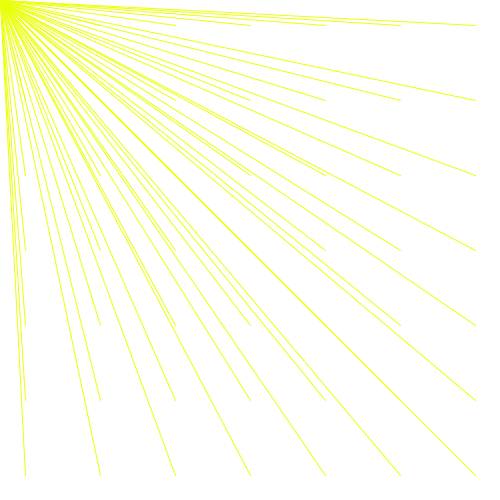
Frame 1 (no input)
Frame 60 (the mouse pressed at the canvas centre just before this capture): identical to frame 1, image omitted
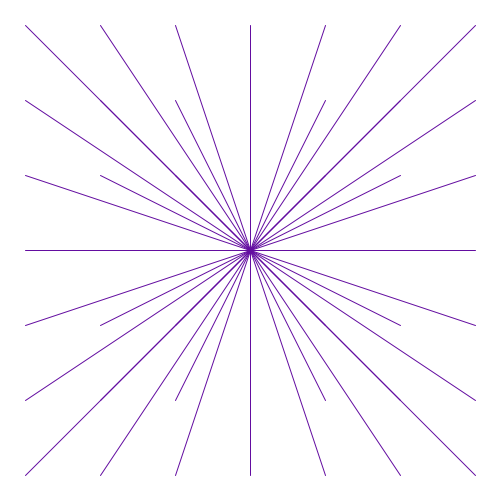
Frame 120 (the mouse held since frame 60 and released just before this capture)

The Processing sketch that drew these frames (run headless with seeded random() and noise(); from frame 60 on, the mouse is pressed at the canvas centre):

// Processing sketch: processing_142685
// ── processing_142685.pde

float a = 234;
float b = 255;
float c = 10;

float x = 5;
float y = 5;
void setup() {
  size(500, 500);
}
void draw() {
  background(255);
  for( x = 5; x < width - 5; x = x + 75) {
    for( y = 5; y < height; y = y + 75) {
      //fill(234, 255, 10);
      //noStroke();
      //ellipse( x + 20, y + 20, 15, 15);
      stroke(a, b, c);
      line(x + 20, y + 20, mouseX, mouseY);
    }
  }
  if(mousePressed){
    a= random(255);
    b= random(255);
    c= random(255);
    frameRate(400);
  }
}
